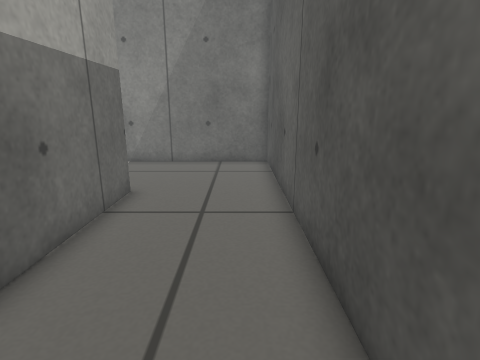
View 1 (above)

16 first-person views from a walk through a robot-simulator world made for Gazebo. The camera is 0.52 m above the floor, tilts 14° down and sees 80° across. The floor is counted in squares, 0.2 m on a side. Each view is taken from the middle of a square. On the plan, view 1 faces up. The plan holds only what a view shows up to about 19 squares ahead; the rest is blank.

View 2
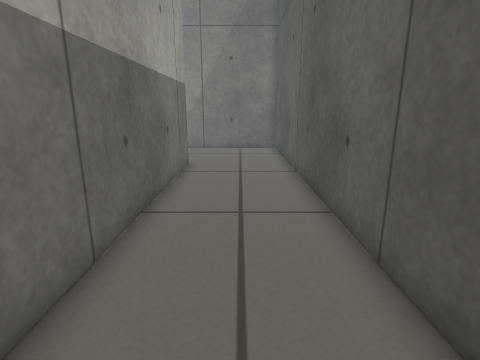

View 3
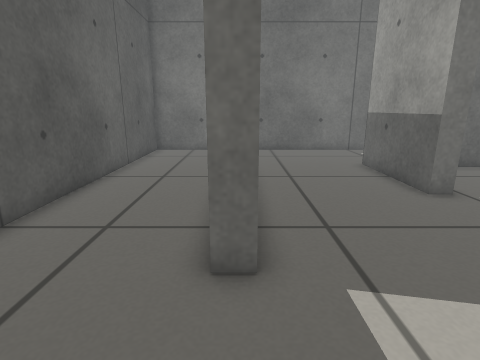

View 4
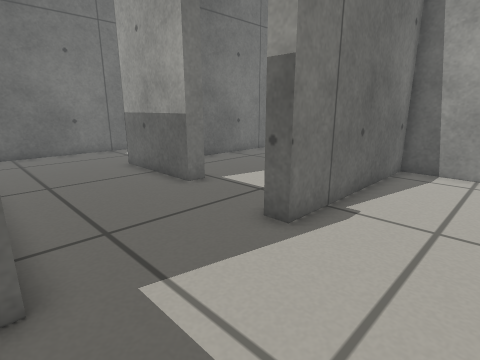

View 5
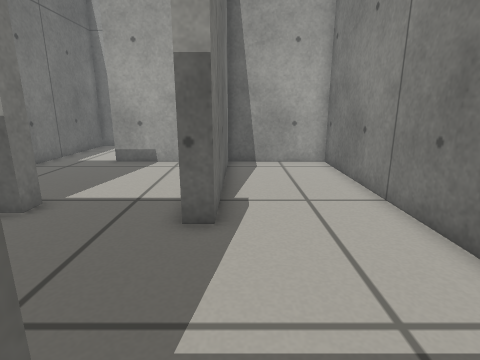

View 6
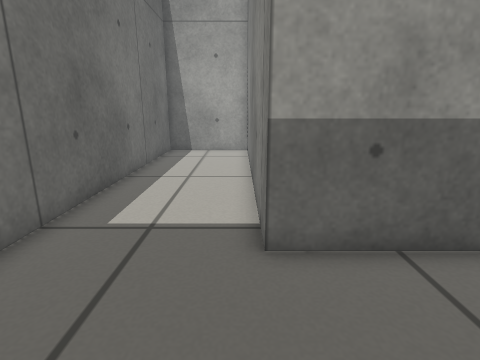

View 7
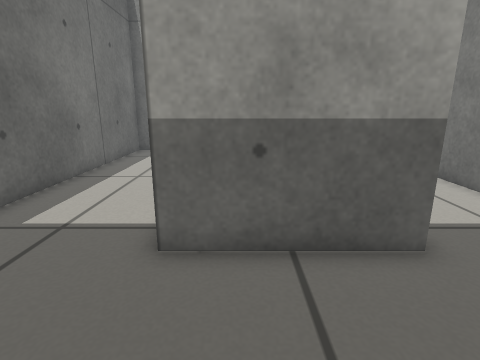

View 8
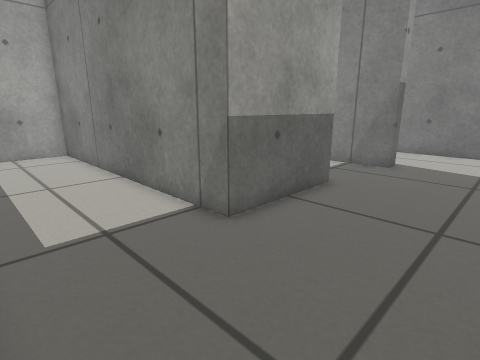

View 9
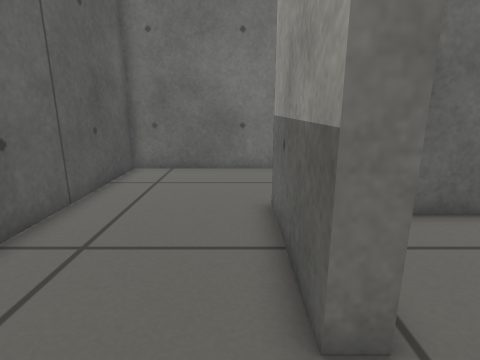

View 10
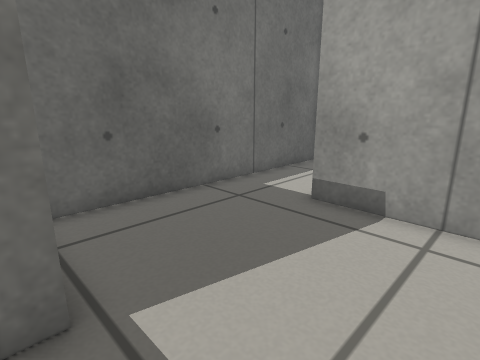

View 11
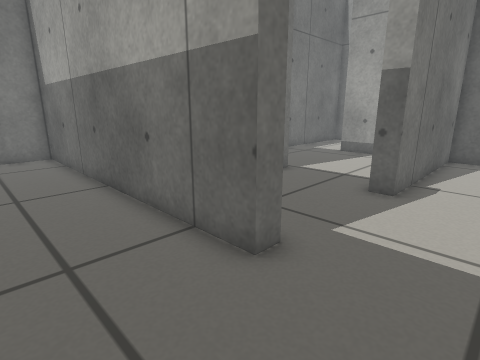

View 12
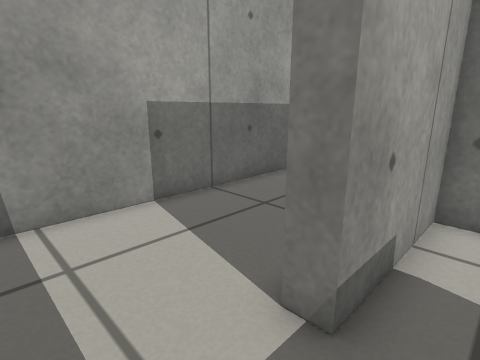

View 13
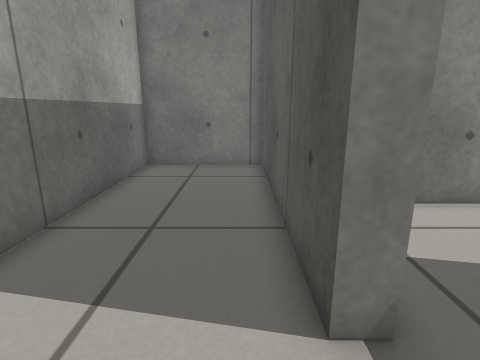

View 14
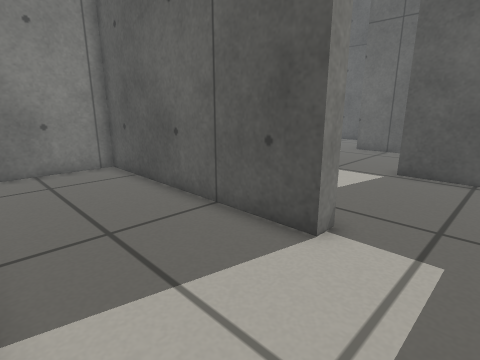

View 15
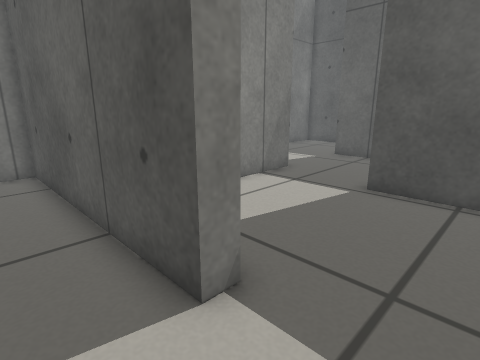

View 16
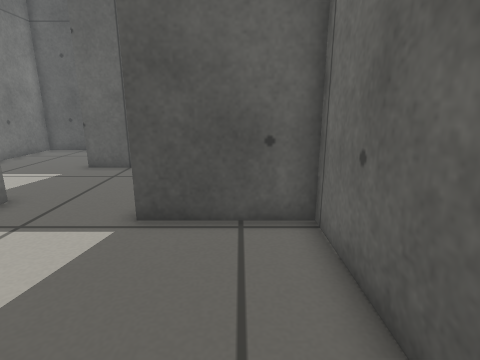

### Floor plan
Points are (right, up) in squares from view 1. A wall is a line through its corners. A room is listed if a view was taken in it or the views show most of it. See-through windows are left out.
Room 1 (views 1, 2, 3, 4, 5, 11)
walls: (-4.3, 8.9) (-3.5, 8.9) (-3.5, -5.5) (1.4, -5.5) (1.4, 14.3) (-4.6, 14.3)
ways out: opening at (-4, 11) to room 2
Room 2 (views 6, 7, 8, 9, 10)
walls: (-10.6, 4.5) (-9.9, 4.5) (-9.9, -0.5) (-23.4, -0.5) (-23.4, -5.5) (-4.3, -5.5) (-4.3, 1.9); (-4.3, 6.1) (-4.3, 8.9); (-4.6, 14.3) (-17.2, 14.3) (-17.2, 9.4) (-9.2, 9.4) (-9.2, 8.7) (-10.4, 8.7)
ways out: opening at (-4, 11) to room 1; opening at (-10, 6.5) to room 5
Room 3 (view 12)
walls: (-16.5, 0.2) (-10.6, 0.2) (-10.6, 3.5)
ways out: opening at (-17.5, 2) to room 4; opening at (-13.5, 4) to room 5
Room 4 (views 13, 14, 15, 16)
walls: (-17.2, 3.8) (-18, 3.8) (-18, 14.3) (-23.4, 14.3) (-23.4, 1.4); (-23.4, 0.2) (-16.5, 0.2)
ways out: opening at (-17.5, 2) to room 3
Room 5 (no view inside)
walls: (-10.6, 3.5) (-10.6, 4.5); (-10.4, 8.7) (-17.2, 8.7) (-17.2, 3.8)
ways out: opening at (-10, 6.5) to room 2; opening at (-13.5, 4) to room 3

Positions as (right, up) in squares from view 1, and headings:
1: (0, 0), facing up
2: (-1, -5), facing up
3: (-4, 13), facing down
4: (-4, 13), facing down-left
5: (-3, 10), facing left
6: (-5, -1), facing left
7: (-5, 1), facing left
8: (-5, -5), facing up-left
9: (-9, 7), facing down
10: (-10, 8), facing down-left
11: (0, 12), facing down-left
12: (-16, 1), facing up-left
13: (-19, 1), facing up
14: (-23, 1), facing up-right
15: (-20, 1), facing up-right
16: (-17, 2), facing right
